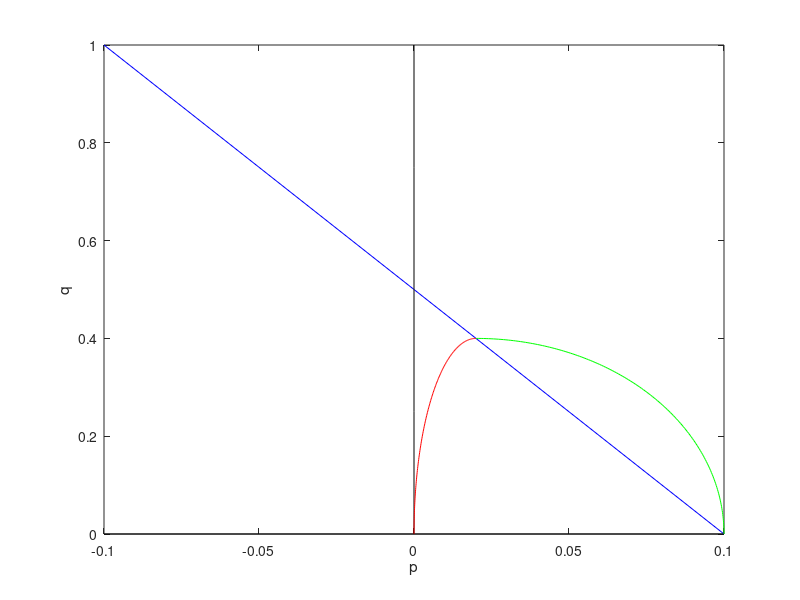

Write the MATLAB code that produced this figure. (Note: this script raises an error after producing the figure.)
clear;

bm1 = [1;1;1;0;0;0];

par = struct();

par.E = 100;
par.nu = 0.1;

par.ptens = 0.1;
par.beta = 0.25;
par.M = 5;
par.Hslope = 1.2;
% par.Hslope = 0;

%
par.a0 = par.ptens / (1+par.beta);
% par.a0 = 3;

%
epsEP = zeros(6,1);
epsE = zeros(6,1);
sigma = zeros(6,1);
alpha = 0;


if 1
	hfig = figure;
	
	pp = -0.1:0.05:0.1; qq = -par.M*(pp-par.ptens);
	plot(pp,qq,'-b', pp,zeros(size(pp)),'-k', zeros(size(qq)),qq,'-k');
	xlabel('p'); ylabel('q');
	
	hold on;
	aa = par.a0 + alpha*par.Hslope;
	pa = par.ptens - aa;
	tt = 0:0.01:pi/2; xx1 = aa*cos(tt); yy1 = par.M*aa*sin(tt);
	tt = tt + pi/2; xx2 = par.beta*aa*cos(tt); yy2 = par.M*aa*sin(tt);
	plot(pa+xx1,yy1,'g-',pa+xx2,yy2,'r-');
	hold off;
	% return;
end

%
epsconsmax = -0.02;

nstep = 10;
for istep = 1:nstep
	epsEold = epsE;
	alphaold = alpha;
	
	deps = zeros(6,1);
	deps(1:3) = epsconsmax / nstep;
	
	epsEtr = epsEold + deps;
	[dgam,sigma,epsE,alpha,Dalg] = material3dCamClay(par, epsEtr,alphaold);
	
	if 1
		figure(hfig);
		hold on;
		
		p = mean(sigma(1:3));
		s = sigma - p*bm1;
		q = sqrt(3/2) * sqrt(sum(s(1:3).^2) + 2*sum(s(4:6).^2));
		plot(p,q,'x');
		
		aa = par.a0 + alpha*par.Hslope;
		pa = par.ptens - aa;
		tt = 0:0.01:pi/2; xx1 = aa*cos(tt); yy1 = par.M*aa*sin(tt);
		tt = tt + pi/2; xx2 = par.beta*aa*cos(tt); yy2 = par.M*aa*sin(tt);
		plot(pa+xx1,yy1,'g-',pa+xx2,yy2,'r-');
		
		hold off;
		pause;
	end
	if 1
		Ddiff = zeros(6);
		dh = 1.0e-6;
		for dir = 1:6
			epsEtrp = epsEtr; epsEtrp(dir) = epsEtrp(dir) + dh;
			[~,sigmap] = material3dCamClay(par,epsEtrp,alphaold);
			epsEtrm = epsEtr; epsEtrm(dir) = epsEtrm(dir) - dh;
			[~,sigmam] = material3dCamClay(par,epsEtrm,alphaold);
			Ddiff(:,dir) = (sigmap - sigmam) ./ (dh*2);
		end
		Dalg
		Ddiff
		pause;
	end
end


%
epsxxmax = -0.1;
nstep = 50;
depsxx = (epsxxmax - epsconsmax) / nstep;

for istep = 1:nstep
	epsEold = epsE;
	alphaold = alpha;
	
	deps = zeros(6,1);
	deps(1) = depsxx;
	deps(2:3) = -depsxx*0.8;
	
	epsEtr = epsEold + deps;
	[dgam,sigma,epsE,alpha,Dalg] = material3dCamClay(par, epsEtr,alphaold);
	
	if 1
		figure(hfig);
		hold on;
		
		p = mean(sigma(1:3));
		s = sigma - p*bm1;
		q = sqrt(3/2) * sqrt(sum(s(1:3).^2) + 2*sum(s(4:6).^2));
		plot(p,q,'x');
		
		aa = par.a0 + alpha*par.Hslope;
		pa = par.ptens - aa;
		tt = 0:0.01:pi/2; xx1 = aa*cos(tt); yy1 = par.M*aa*sin(tt);
		tt = tt + pi/2; xx2 = par.beta*aa*cos(tt); yy2 = par.M*aa*sin(tt);
		plot(pa+xx1,yy1,'g-',pa+xx2,yy2,'r-');
		
		hold off;
		pause;
	end
	if 1
		Ddiff = zeros(6);
		dh = 1.0e-8;
		for dir = 1:6
            % NOTE if approaching the critical point, should use one-sided finite difference
            if 0
                epsEtrp = epsEtr; epsEtrp(dir) = epsEtrp(dir) + dh;
                [~,sigmap] = material3dCamClay(par,epsEtrp,alphaold);
                epsEtrm = epsEtr; epsEtrm(dir) = epsEtrm(dir) - dh;
                [~,sigmam] = material3dCamClay(par,epsEtrm,alphaold);
                Ddiff(:,dir) = (sigmap - sigmam) ./ (dh*2);
            else
                aa = par.a0 + alpha*par.Hslope;
                pa = par.ptens - aa;
                if p>=pa
                    epsEtrp = epsEtr; epsEtrp(dir) = epsEtrp(dir) + dh;
                    [~,sigmap] = material3dCamClay(par,epsEtrp,alphaold);
                    Ddiff(:,dir) = (sigmap-sigma) ./ dh;
                else
                    epsEtrm = epsEtr; epsEtrm(dir) = epsEtrm(dir) - dh;
                    [~,sigmam] = material3dCamClay(par,epsEtrm,alphaold);
                    Ddiff(:,dir) = (sigma-sigmam) ./ dh;
                end
            end
		end
		Dalg
		Ddiff
		pause;
	end
end
